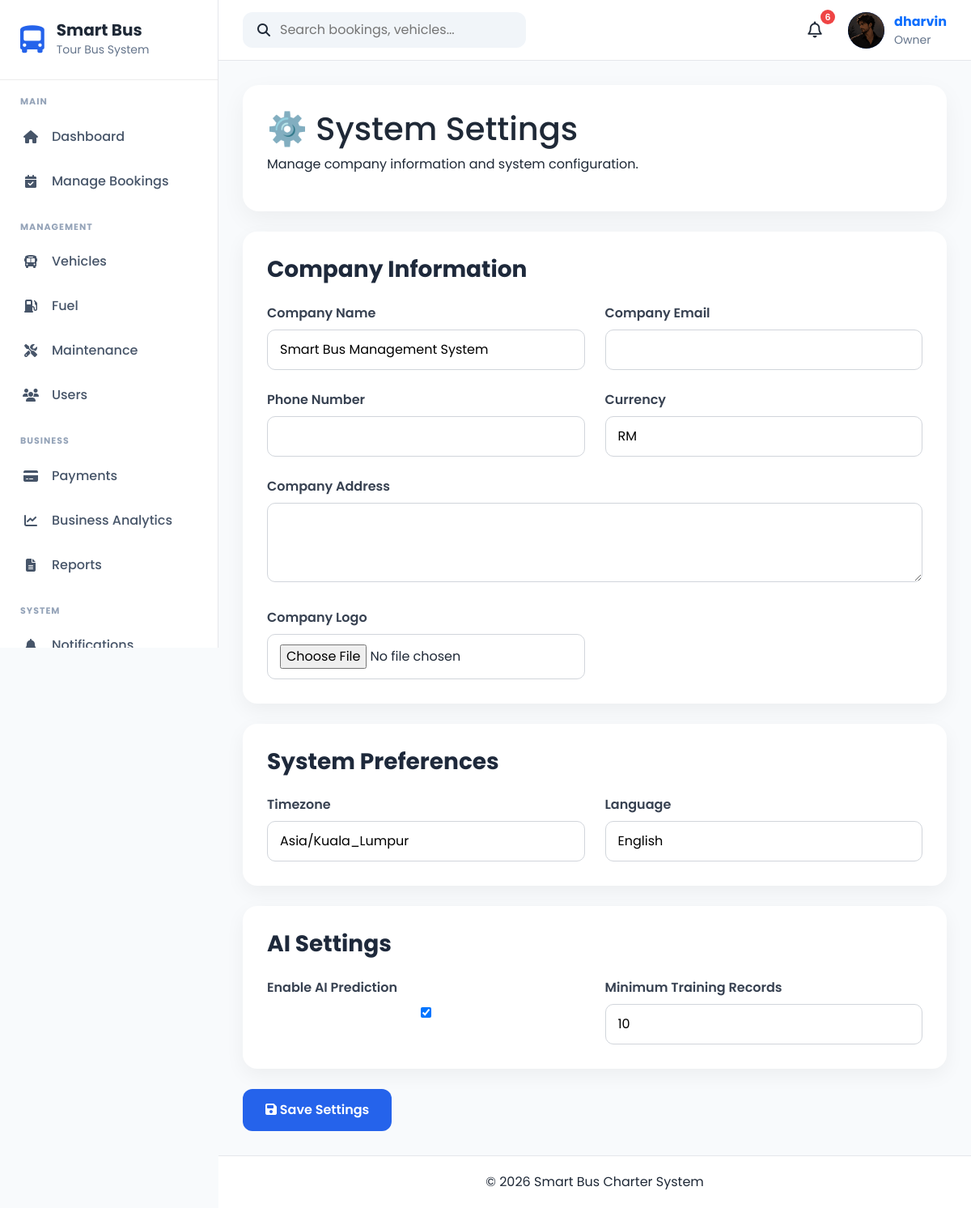
Page /settings/ (signed in) on the committed database.
### apps/accounts/models.py (models this page shows, shortened)
class UserProfile(models.Model):
    OWNER = "Owner"
    ADMIN = "Admin"
    DRIVER = "Driver"
    CUSTOMER = "Customer"
    ROLE_CHOICES = [
        (OWNER, "Owner"),
        (ADMIN, "Admin"),
        (DRIVER, "Driver"),
        (CUSTOMER, "Customer"),
    ]
    GENDER_CHOICES = [
        ("Male", "Male"),
        ("Female", "Female"),
        ("Other", "Other"),
    ]
    user = models.OneToOneField(
        User,
        on_delete=models.CASCADE,
        related_name="profile"
    )
    role = models.CharField(
        max_length=20,
        choices=ROLE_CHOICES,
        default=CUSTOMER
    )
    phone = models.CharField(
        max_length=20,
        blank=True
    )
    address = models.TextField(
        blank=True
    )
    city = models.CharField(
        max_length=100,
        blank=True
    )
    state = models.CharField(
        max_length=100,
        blank=True
    )
    postcode = models.CharField(
        max_length=20,
        blank=True
    )
    country = models.CharField(
        max_length=100,
        default="Malaysia"
    )
    gender = models.CharField(
        max_length=10,
        choices=GENDER_CHOICES,
        blank=True
    )
    profile_picture = models.ImageField(
        upload_to="profile_pictures/",
        blank=True,
        null=True
    )
    must_change_password = models.BooleanField(default=False)
    created_at = models.DateTimeField(
        auto_now_add=True
    )
    updated_at = models.DateTimeField(
        auto_now=True
    )

### apps/settings/models.py (models this page shows, shortened)
class SystemSetting(models.Model):
    company_name = models.CharField(
        max_length=200,
        default="Smart Bus Management System"
    )
    company_logo = models.ImageField(
        upload_to="company/",
        blank=True,
        null=True
    )
    company_email = models.EmailField(
        blank=True
    )
    company_phone = models.CharField(
        max_length=30,
        blank=True
    )
    company_address = models.TextField(
        blank=True
    )
    currency = models.CharField(
        max_length=10,
        default="RM"
    )
    timezone = models.CharField(
        max_length=100,
        default="Asia/Kuala_Lumpur"
    )
    language = models.CharField(
        max_length=50,
        default="English"
    )
    ai_enabled = models.BooleanField(
        default=True
    )
    minimum_training_records = models.PositiveIntegerField(
        default=10
    )
    updated_at = models.DateTimeField(
        auto_now=True
    )

### apps/settings/views.py (the view)
def settings_page(request):
    setting, created = SystemSetting.objects.get_or_create(pk=1)
    if request.method == "POST":
        form = SystemSettingForm(
            request.POST,
            request.FILES,
            instance=setting
        )
        if form.is_valid():
            form.save()
            messages.success(
                request,
                "System settings updated successfully."
            )
    else:
        form = SystemSettingForm(instance=setting)
    return render(
        request,
        "settings/settings.html",
        {
            "form": form
        }
    )

### apps/settings/forms.py
class SystemSettingForm(forms.ModelForm):
    class Meta:
        model = SystemSetting
        fields = "__all__"
        widgets = {
            "company_address": forms.Textarea(
                attrs={"rows":3}
            )
        }

### apps/accounts/context_processors.py (called while the page is built)
def user_role(request):
    role = None
    if request.user.is_authenticated:
        try:
            role = request.user.profile.role
        except Exception:
            role = None
    return {
        "user_role": role
    }

### apps/notifications/context_processors.py (called while the page is built)
def notification_context(request):
    if not request.user.is_authenticated:
        return {}
    notifications = (
        NotificationRecipient.objects
        .filter(user=request.user)
        .select_related("notification")
        .order_by("-notification__created_at")[:5]
    )
    unread_count = (
        NotificationRecipient.objects
        .filter(
            user=request.user,
            is_read=False
        )
        .count()
    )
    return {
        "navbar_notifications": notifications,
        "unread_notifications": unread_count,
    }

### templates/settings/settings.html (shortened to what this page needs)
{% extends "layouts/base.html" %}
{% load static %}
{% block extra_css %}
<link rel="stylesheet" href="{% static 'css/settings.css' %}">
{% endblock %}
{% block content %}
<div class="page-header">
    <div>
        <h1>⚙️ System Settings</h1>
        <p>Manage company information and system configuration.</p>
    </div>
</div>
<form method="POST" enctype="multipart/form-data">
    <div class="settings-card">
        <h3>Company Information</h3>
        <div class="settings-grid">
            <div>
                <label>Company Name</label>
                {{ form.company_name }}
            </div>
            <div>
                <label>Company Email</label>
                {{ form.company_email }}
            </div>
            <div>
                <label>Phone Number</label>
                {{ form.company_phone }}
            </div>
            <div>
                <label>Currency</label>
                {{ form.currency }}
            </div>
            <div class="full-width">
                <label>Company Address</label>
                {{ form.company_address }}
            </div>
            <div>
                <label>Company Logo</label>
                {{ form.company_logo }}
            </div>
        </div>
    </div>
    <div class="settings-card">
        <h3>System Preferences</h3>
        <div class="settings-grid">
            <div>
                <label>Timezone</label>
                {{ form.timezone }}
            </div>
            <div>
                <label>Language</label>
                {{ form.language }}
            </div>
        </div>
    </div>
    <div class="settings-card">
        <h3>AI Settings</h3>
        <div class="settings-grid">
            <div>
                <label>Enable AI Prediction</label>
                {{ form.ai_enabled }}
            </div>
            <div>
                <label>Minimum Training Records</label>
                {{ form.minimum_training_records }}
            </div>
        </div>
    </div>
    <button type="submit" class="btn-save">
        <i class="fa-solid fa-floppy-disk"></i>
        Save Settings
    </button>
</form>
{% endblock %}

### templates/components/navbar.html (shortened to what this page needs)
{% load static %}
<nav class="navbar-custom">
    <div class="navbar-left">
        <div class="search-box">
            <i class="fa-solid fa-magnifying-glass"></i>
            <input
                type="text"
                placeholder="Search bookings, vehicles..."
            >
        </div>
    </div>
    <div class="navbar-right">
            <div class="notification-icon">
                <button
                    class="notification-btn"
                    id = "notificationBtn">
                    <i class="fa-regular fa-bell"></i>
                    <span
                        class="notification-count"
                        id="notificationCount"
                         {% if unread_notifications == 0 %}style="display:none;"{% endif %}>
                        {{ unread_notifications }}
                    </span>
                </button>
            </div>
        <a href="{% url 'accounts:profile' %}" class="profile-link">
            <div class="profile-menu">
                {% if request.user.profile.profile_picture %}
                    <img
                        src="{{ request.user.profile.profile_picture.url }}"
                        alt="Profile Picture"
                        class="profile-avatar profile-image"
                    >
                {% else %}
                    <div class="profile-avatar">
                        {{ request.user.username|first|upper }}
                    </div>
                {% endif %}
                <div class="profile-info">
                    <strong>{{ request.user.username }}</strong>
                    <small>
                        {{ request.user.profile.role|default:"User" }}
                    </small>
                </div>
            </div>
        </a>
    </div>
</nav>

### static/css/base.css (style rules this page uses)
* { margin:0; padding:0; box-sizing:border-box; font-family:'Poppins',sans-serif; }
body { background:#F8FAFC; color:#1F2937; overflow-x:hidden; }
a { text-decoration:none; }

### static/css/layout.css (style rules this page uses)
.navbar-custom { height:75px; background:#ffffff; display:flex; justify-content:space-between; align-items:center; padding:0 30px; border-bottom:1px solid #E5E7EB; }
.navbar-left { display:flex; align-items:center; gap:20px; }
.search-box { display:flex; align-items:center; gap:12px; background:#F1F5F9; padding:10px 18px; border-radius:12px; width:350px; }
.search-box input { border:none; background:none; width:100%; outline:none; }
.navbar-right { display:flex; align-items:center; gap:20px; }
.notification-btn { position:relative; width:42px; height:42px; border:none; border-radius:50%; background:#fff; display:flex; justify-content:center; align-items:center; cursor:pointer; z-index:2000; }
.notification-icon { position:relative; z-index:2000; }
.notification-count { position:absolute; top:-4px; right:-4px; width:18px; height:18px; border-radius:50%; background:#ef4444; color:#fff; font-size:11px; font-weight:600; display:flex; justify-content:center; align-items:center; }
.profile-menu { display:flex; align-items:center; gap:12px; }
.profile-avatar { width:45px; height:45px; background:#2563EB; color:white; border-radius:50%; display:flex; justify-content:center; align-items:center; font-weight:700; }
.profile-info { display:flex; flex-direction:column; }
.profile-info small { color:#64748B; }

### static/css/components.css (style rules this page uses)
.notification-btn i { font-size:20px; color:#1f2937; }

### static/css/profile.css (style rules this page uses)
.page-header { margin-bottom:30px; }

### static/css/settings.css (style rules this page uses)
.page-header { background:#fff; padding:30px; border-radius:20px; margin-bottom:25px; box-shadow:0 10px 30px rgba(0,0,0,.05); }
.settings-card { background:#fff; padding:30px; border-radius:18px; margin-bottom:25px; box-shadow:0 8px 25px rgba(0,0,0,.05); }
.settings-card h3 { margin-bottom:25px; color:#1E293B; font-weight:700; }
.settings-grid { display:grid; grid-template-columns:repeat(2,1fr); gap:25px; }
.full-width { grid-column:1 / -1; }
.settings-grid label { display:block; margin-bottom:8px; font-weight:600; color:#374151; }
.settings-grid input, .settings-grid textarea, .settings-grid select { width:100%; padding:12px 15px; border:1px solid #d1d5db; border-radius:10px; outline:none; transition:.3s; }
.btn-save { background:#2563EB; color:#fff; border:none; padding:14px 28px; border-radius:12px; font-size:16px; font-weight:600; cursor:pointer; transition:.3s; }

### rows in the picture
SystemSetting: company_name "Smart Bus Management System", currency "RM", timezone "Asia/Kuala_Lumpur", language "English", ai_enabled "☑", minimum_training_records "10"

### other values in the picture
{{ unread_notifications }} "6"
{{ request.user.username }} "dharvin"
{{ request.user.profile.role|default:"User" }} "Owner"
